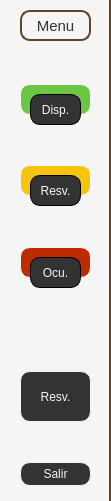
    <widget class="QWidget" name="menu" native="true">
     <property name="minimumSize">
      <size>
       <width>111</width>
       <height>501</height>
      </size>
     </property>
     <property name="maximumSize">
      <size>
       <width>111</width>
       <height>501</height>
      </size>
     </property>
     <property name="styleSheet">
      <string notr="true">background-color: #f5f5f5;
border-right: 2px solid #5d432c;</string>
     </property>
     <layout class="QVBoxLayout" name="verticalLayout_3">
      <property name="topMargin">
       <number>10</number>
      </property>
      <property name="bottomMargin">
       <number>15</number>
      </property>
      <item>
       <layout class="QHBoxLayout" name="horizontalLayout_10">
        <item>
         <spacer name="horizontalSpacer_36">
          <property name="orientation">
           <enum>Qt::Horizontal</enum>
          </property>
          <property name="sizeHint" stdset="0">
           <size>
            <width>18</width>
            <height>20</height>
           </size>
          </property>
         </spacer>
        </item>
        <item>
         <widget class="QLabel" name="label">
          <property name="minimumSize">
           <size>
            <width>71</width>
            <height>31</height>
           </size>
          </property>
          <property name="maximumSize">
           <size>
            <width>71</width>
            <height>31</height>
           </size>
          </property>
          <property name="font">
           <font>
            <family>Segoe UI</family>
            <pointsize>11</pointsize>
           </font>
          </property>
          <property name="styleSheet">
           <string notr="true">background-color: #f5f5f5;
border: 2px solid #5d432c;
border-radius: 10px;
color: #333333</string>
          </property>
          <property name="text">
           <string>Menu</string>
          </property>
          <property name="alignment">
           <set>Qt::AlignCenter</set>
          </property>
         </widget>
        </item>
        <item>
         <spacer name="horizontalSpacer_37">
          <property name="orientation">
           <enum>Qt::Horizontal</enum>
          </property>
          <property name="sizeHint" stdset="0">
           <size>
            <width>18</width>
            <height>20</height>
           </size>
          </property>
         </spacer>
        </item>
       </layout>
      </item>
      <item>
       <spacer name="verticalSpacer_5">
        <property name="orientation">
         <enum>Qt::Vertical</enum>
        </property>
        <property name="sizeHint" stdset="0">
         <size>
          <width>25</width>
          <height>37</height>
         </size>
        </property>
       </spacer>
      </item>
      <item>
       <layout class="QHBoxLayout" name="horizontalLayout_7">
        <item>
         <spacer name="horizontalSpacer_31">
          <property name="orientation">
           <enum>Qt::Horizontal</enum>
          </property>
          <property name="sizeHint" stdset="0">
           <size>
            <width>18</width>
            <height>20</height>
           </size>
          </property>
         </spacer>
        </item>
        <item>
         <widget class="QWidget" name="widget_2" native="true">
          <property name="minimumSize">
           <size>
            <width>71</width>
            <height>41</height>
           </size>
          </property>
          <property name="maximumSize">
           <size>
            <width>71</width>
            <height>41</height>
           </size>
          </property>
          <property name="styleSheet">
           <string notr="true">border: 0px</string>
          </property>
          <widget class="QLabel" name="label_3">
           <property name="geometry">
            <rect>
             <x>0</x>
             <y>0</y>
             <width>71</width>
             <height>31</height>
            </rect>
           </property>
           <property name="styleSheet">
            <string notr="true">background-color: #6cc644;
border: 1px solid #f5f5f5;
border-radius: 10px;
padding: 10px 20px;</string>
           </property>
           <property name="text">
            <string/>
           </property>
          </widget>
          <widget class="QLabel" name="label_6">
           <property name="geometry">
            <rect>
             <x>10</x>
             <y>10</y>
             <width>51</width>
             <height>31</height>
            </rect>
           </property>
           <property name="font">
            <font>
             <family>Segoe UI</family>
            </font>
           </property>
           <property name="styleSheet">
            <string notr="true">background-color: #333333;
border: 1px solid;
border-radius: 10px;
color: rgb(245, 245, 245)</string>
           </property>
           <property name="text">
            <string>Disp.</string>
           </property>
           <property name="alignment">
            <set>Qt::AlignCenter</set>
           </property>
           <property name="margin">
            <number>-15</number>
           </property>
           <property name="indent">
            <number>-1</number>
           </property>
          </widget>
         </widget>
        </item>
        <item>
         <spacer name="horizontalSpacer_30">
          <property name="orientation">
           <enum>Qt::Horizontal</enum>
          </property>
          <property name="sizeHint" stdset="0">
           <size>
            <width>18</width>
            <height>20</height>
           </size>
          </property>
         </spacer>
        </item>
       </layout>
      </item>
      <item>
       <spacer name="verticalSpacer_6">
        <property name="orientation">
         <enum>Qt::Vertical</enum>
        </property>
        <property name="sizeHint" stdset="0">
         <size>
          <width>25</width>
          <height>15</height>
         </size>
        </property>
       </spacer>
      </item>
      <item>
       <layout class="QHBoxLayout" name="horizontalLayout_8">
        <item>
         <spacer name="horizontalSpacer_32">
          <property name="orientation">
           <enum>Qt::Horizontal</enum>
          </property>
          <property name="sizeHint" stdset="0">
           <size>
            <width>18</width>
            <height>20</height>
           </size>
          </property>
         </spacer>
        </item>
        <item>
         <widget class="QWidget" name="widget_4" native="true">
          <property name="minimumSize">
           <size>
            <width>71</width>
            <height>41</height>
           </size>
          </property>
          <property name="maximumSize">
           <size>
            <width>71</width>
            <height>41</height>
           </size>
          </property>
          <property name="styleSheet">
           <string notr="true">border: 0px</string>
          </property>
          <widget class="QLabel" name="label_4">
           <property name="geometry">
            <rect>
             <x>0</x>
             <y>0</y>
             <width>71</width>
             <height>31</height>
            </rect>
           </property>
           <property name="styleSheet">
            <string notr="true">background-color: #f6c40f;
border: 1px solid #f5f5f5;
border-radius: 10px;
padding: 10px 20px;</string>
           </property>
           <property name="text">
            <string/>
           </property>
          </widget>
          <widget class="QLabel" name="label_8">
           <property name="geometry">
            <rect>
             <x>10</x>
             <y>10</y>
             <width>51</width>
             <height>31</height>
            </rect>
           </property>
           <property name="font">
            <font>
             <family>Segoe UI</family>
            </font>
           </property>
           <property name="styleSheet">
            <string notr="true">background-color: #333333;
border: 1px solid;
border-radius: 10px;
color: rgb(245, 245, 245)</string>
           </property>
           <property name="text">
            <string>Resv.</string>
           </property>
           <property name="alignment">
            <set>Qt::AlignCenter</set>
           </property>
           <property name="margin">
            <number>-15</number>
           </property>
           <property name="indent">
            <number>-1</number>
           </property>
          </widget>
         </widget>
        </item>
        <item>
         <spacer name="horizontalSpacer_33">
          <property name="orientation">
           <enum>Qt::Horizontal</enum>
          </property>
          <property name="sizeHint" stdset="0">
           <size>
            <width>18</width>
            <height>20</height>
           </size>
          </property>
         </spacer>
        </item>
       </layout>
      </item>
      <item>
       <spacer name="verticalSpacer_7">
        <property name="orientation">
         <enum>Qt::Vertical</enum>
        </property>
        <property name="sizeHint" stdset="0">
         <size>
          <width>25</width>
          <height>16</height>
         </size>
        </property>
       </spacer>
      </item>
      <item>
       <layout class="QHBoxLayout" name="horizontalLayout_9">
        <item>
         <spacer name="horizontalSpacer_34">
          <property name="orientation">
           <enum>Qt::Horizontal</enum>
          </property>
          <property name="sizeHint" stdset="0">
           <size>
            <width>18</width>
            <height>20</height>
           </size>
          </property>
         </spacer>
        </item>
        <item>
         <widget class="QWidget" name="widget_5" native="true">
          <property name="minimumSize">
           <size>
            <width>71</width>
            <height>41</height>
           </size>
          </property>
          <property name="maximumSize">
           <size>
            <width>71</width>
            <height>41</height>
           </size>
          </property>
          <property name="styleSheet">
           <string notr="true">border: 10px</string>
          </property>
          <widget class="QLabel" name="label_7">
           <property name="geometry">
            <rect>
             <x>10</x>
             <y>10</y>
             <width>51</width>
             <height>31</height>
            </rect>
           </property>
           <property name="font">
            <font>
             <family>Segoe UI</family>
            </font>
           </property>
           <property name="styleSheet">
            <string notr="true">background-color: #333333;
border: 1px solid;
border-radius: 10px;
color: rgb(245, 245, 245)</string>
           </property>
           <property name="text">
            <string>Ocu.</string>
           </property>
           <property name="alignment">
            <set>Qt::AlignCenter</set>
           </property>
           <property name="margin">
            <number>-15</number>
           </property>
           <property name="indent">
            <number>-1</number>
           </property>
          </widget>
          <widget class="QLabel" name="label_5">
           <property name="geometry">
            <rect>
             <x>0</x>
             <y>0</y>
             <width>71</width>
             <height>31</height>
            </rect>
           </property>
           <property name="styleSheet">
            <string notr="true">background-color: #bd2c00;
border: 1px solid #f5f5f5;
border-radius: 10px;
padding: 10px 20px;</string>
           </property>
           <property name="text">
            <string/>
           </property>
          </widget>
          <zorder>label_5</zorder>
          <zorder>label_7</zorder>
         </widget>
        </item>
        <item>
         <spacer name="horizontalSpacer_35">
          <property name="orientation">
           <enum>Qt::Horizontal</enum>
          </property>
          <property name="sizeHint" stdset="0">
           <size>
            <width>18</width>
            <height>20</height>
           </size>
          </property>
         </spacer>
        </item>
       </layout>
      </item>
      <item>
       <spacer name="verticalSpacer_8">
        <property name="orientation">
         <enum>Qt::Vertical</enum>
        </property>
        <property name="sizeHint" stdset="0">
         <size>
          <width>25</width>
          <height>77</height>
         </size>
        </property>
       </spacer>
      </item>
      <item>
       <layout class="QHBoxLayout" name="horizontalLayout_11">
        <item>
         <spacer name="horizontalSpacer_38">
          <property name="orientation">
           <enum>Qt::Horizontal</enum>
          </property>
          <property name="sizeHint" stdset="0">
           <size>
            <width>18</width>
            <height>20</height>
           </size>
          </property>
         </spacer>
        </item>
        <item>
         <widget class="QPushButton" name="b_resv_menu">
          <property name="minimumSize">
           <size>
            <width>71</width>
            <height>51</height>
           </size>
          </property>
          <property name="font">
           <font>
            <family>Segoe UI</family>
           </font>
          </property>
          <property name="styleSheet">
           <string notr="true">QPushButton {background-color: #333333;
        border: 1px solid #f5f5f5;
        border-radius: 10px;
		color: rgb(245, 245, 245)
    }
    QPushButton:hover {background-color: #2a2a2a;
    }
    QPushButton:pressed {background-color: #2a2a2a;
    }</string>
          </property>
          <property name="text">
           <string>Resv.</string>
          </property>
          <property name="checkable">
           <bool>true</bool>
          </property>
         </widget>
        </item>
        <item>
         <spacer name="horizontalSpacer_39">
          <property name="orientation">
           <enum>Qt::Horizontal</enum>
          </property>
          <property name="sizeHint" stdset="0">
           <size>
            <width>18</width>
            <height>20</height>
           </size>
          </property>
         </spacer>
        </item>
       </layout>
      </item>
      <item>
       <spacer name="verticalSpacer_9">
        <property name="orientation">
         <enum>Qt::Vertical</enum>
        </property>
        <property name="sizeHint" stdset="0">
         <size>
          <width>25</width>
          <height>15</height>
         </size>
        </property>
       </spacer>
      </item>
      <item>
       <layout class="QHBoxLayout" name="horizontalLayout_12">
        <item>
         <spacer name="horizontalSpacer_40">
          <property name="orientation">
           <enum>Qt::Horizontal</enum>
          </property>
          <property name="sizeHint" stdset="0">
           <size>
            <width>18</width>
            <height>20</height>
           </size>
          </property>
         </spacer>
        </item>
        <item>
         <widget class="QPushButton" name="b_salir_1">
          <property name="minimumSize">
           <size>
            <width>71</width>
            <height>24</height>
           </size>
          </property>
          <property name="font">
           <font>
            <family>Segoe UI</family>
           </font>
          </property>
          <property name="styleSheet">
           <string notr="true">QPushButton {background-color: #333333;
        border: 1px solid #f5f5f5;
        border-radius: 10px;
		color: rgb(245, 245, 245)
    }
    QPushButton:hover {background-color: #2a2a2a;
    }
    QPushButton:pressed {background-color: #2a2a2a;
    }</string>
          </property>
          <property name="text">
           <string>Salir</string>
          </property>
         </widget>
        </item>
        <item>
         <spacer name="horizontalSpacer_41">
          <property name="orientation">
           <enum>Qt::Horizontal</enum>
          </property>
          <property name="sizeHint" stdset="0">
           <size>
            <width>18</width>
            <height>20</height>
           </size>
          </property>
         </spacer>
        </item>
       </layout>
      </item>
     </layout>
    </widget>
